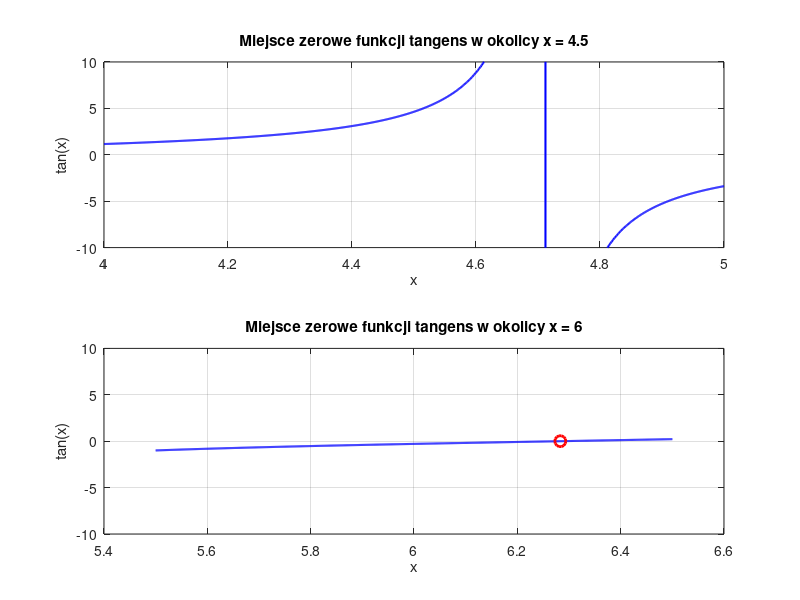

Source code (MATLAB):
function [x1, y1, x2, y2] = fzero_results()
    % UWAGA: w tej funkcji nie należy wywoływać funkcji fzero, tan.
    % x1 - miejsce zerowe funkcji tangens obliczone przez fzero dla x=4.5
    % x2 - miejsce zerowe funkcji tangens obliczone przez fzero dla x=6
    % y1 - wartość funkcji tan wyznaczona dla argumentu x1
    % y2 - wartość funkcji tan wyznaczona dla argumentu x2

    x1 = [];
    x2 = [];
    y1 = [];
    y2 = [];
    
    options = optimset('Display','iter');
    
    [x1, y1] = fzero(@tan,4.5, options);
    [x2, y2] = fzero(@tan,6.0, options);

    % Rysowanie wykresów funkcji tangens w okolicach miejsc zerowych
    figure;

    % Wykres dla x1
    subplot(2, 1, 1);
    x_vals1 = linspace(4, 5, 1000);
    y_vals1 = tan(x_vals1);
    plot(x_vals1, y_vals1, 'b-', 'LineWidth', 1.5);
    hold on;
    plot(x1, y1, 'ro', 'MarkerSize', 8, 'LineWidth', 2);
    title('Miejsce zerowe funkcji tangens w okolicy x = 4.5');
    xlabel('x');
    ylabel('tan(x)');
    grid on;
    ylim([-10, 10]);

    % Wykres dla x2
    subplot(2, 1, 2);
    x_vals2 = linspace(5.5, 6.5, 1000);
    y_vals2 = tan(x_vals2);
    plot(x_vals2, y_vals2, 'b-', 'LineWidth', 1.5);
    hold on;
    plot(x2, y2, 'ro', 'MarkerSize', 8, 'LineWidth', 2);
    title('Miejsce zerowe funkcji tangens w okolicy x = 6');
    xlabel('x');
    ylabel('tan(x)');
    grid on;
    ylim([-10, 10]);

    % Zapisanie wykresu do pliku
    saveas(gcf, 'zadanie7.png');

end